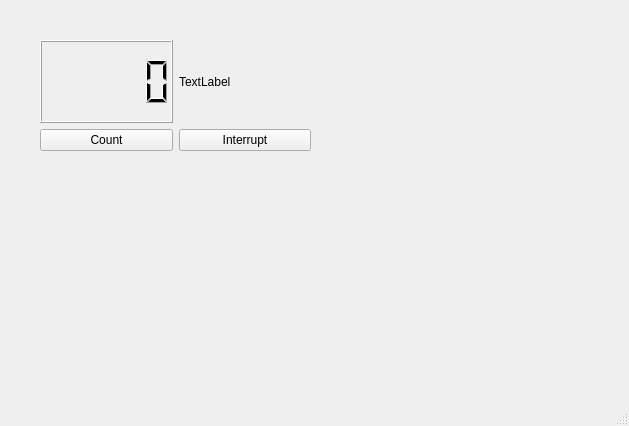
<?xml version="1.0" encoding="UTF-8"?>
<ui version="4.0">
 <class>MainWindow</class>
 <widget class="QMainWindow" name="MainWindow">
  <property name="geometry">
   <rect>
    <x>0</x>
    <y>0</y>
    <width>629</width>
    <height>426</height>
   </rect>
  </property>
  <property name="windowTitle">
   <string>MainWindow</string>
  </property>
  <widget class="QWidget" name="centralwidget">
   <widget class="QWidget" name="">
    <property name="geometry">
     <rect>
      <x>40</x>
      <y>40</y>
      <width>271</width>
      <height>111</height>
     </rect>
    </property>
    <layout class="QHBoxLayout" name="horizontalLayout">
     <item>
      <layout class="QVBoxLayout" name="verticalLayout">
       <item>
        <widget class="QLCDNumber" name="lcdNumber"/>
       </item>
       <item>
        <widget class="QPushButton" name="pushButton">
         <property name="text">
          <string>Count</string>
         </property>
        </widget>
       </item>
      </layout>
     </item>
     <item>
      <layout class="QVBoxLayout" name="verticalLayout_2">
       <item>
        <widget class="QLabel" name="label">
         <property name="text">
          <string>TextLabel</string>
         </property>
        </widget>
       </item>
       <item>
        <widget class="QPushButton" name="pushButton_2">
         <property name="text">
          <string>Interrupt</string>
         </property>
        </widget>
       </item>
      </layout>
     </item>
    </layout>
   </widget>
  </widget>
  <widget class="QMenuBar" name="menubar">
   <property name="geometry">
    <rect>
     <x>0</x>
     <y>0</y>
     <width>629</width>
     <height>22</height>
    </rect>
   </property>
  </widget>
  <widget class="QStatusBar" name="statusbar"/>
 </widget>
 <resources/>
 <connections>
  <connection>
   <sender>pushButton</sender>
   <signal>clicked()</signal>
   <receiver>lcdNumber</receiver>
   <slot>show()</slot>
   <hints>
    <hint type="sourcelabel">
     <x>57</x>
     <y>165</y>
    </hint>
    <hint type="destinationlabel">
     <x>91</x>
     <y>70</y>
    </hint>
   </hints>
  </connection>
 </connections>
</ui>
